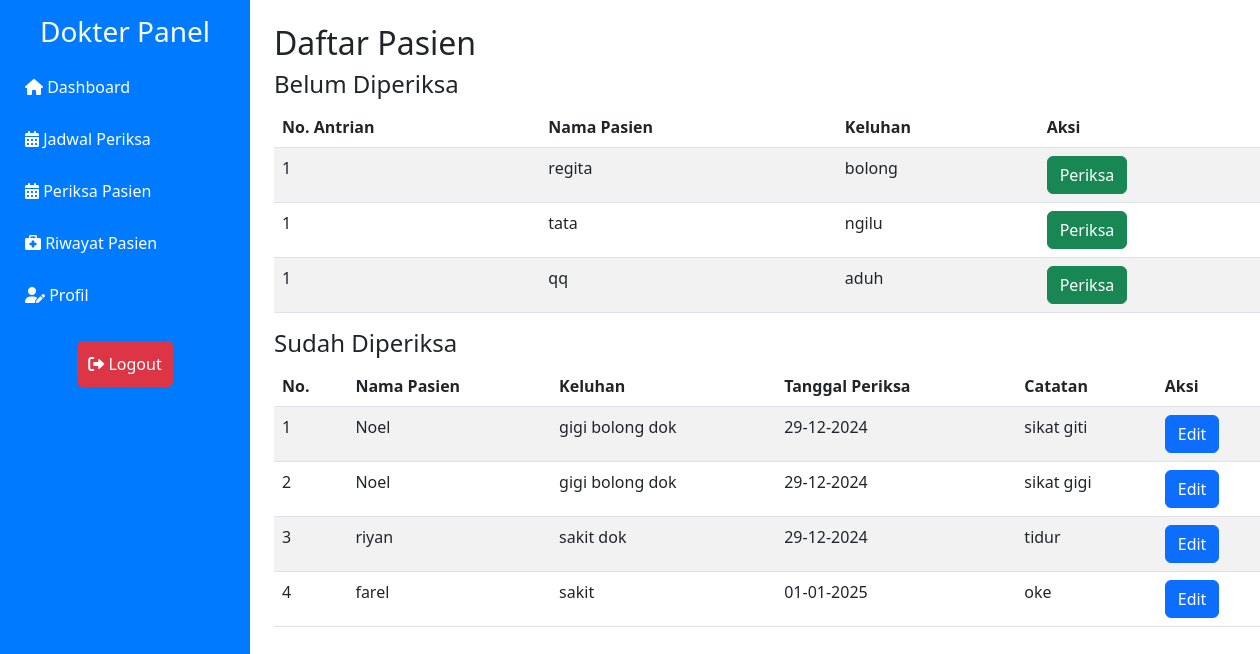
The app's page /dokter/memeriksa.php (signed in) with its own data.
### tables this page shows
CREATE TABLE `daftar_poli` (
  `id_daftar` int NOT NULL,
  `id_pasien` int DEFAULT NULL,
  `id_jadwal` int DEFAULT NULL,
  `keluhan` text NOT NULL,
  `no_antrian` int NOT NULL,
  `status` enum('belum','selesai') DEFAULT 'belum'
);

CREATE TABLE `pasien` (
  `id_pasien` int NOT NULL,
  `nama_pasien` varchar(255) NOT NULL,
  `alamat` text,
  `no_ktp` varchar(16) NOT NULL,
  `no_hp` varchar(15) NOT NULL,
  `no_rm` char(12) DEFAULT NULL
);

CREATE TABLE `periksa` (
  `id_periksa` int NOT NULL,
  `id_daftar` int DEFAULT NULL,
  `tgl_periksa` date NOT NULL,
  `catatan` text NOT NULL,
  `biaya_periksa` int DEFAULT NULL
);

### dokter/memeriksa.php (the view, shortened to what this page needs)
<?php
include('../includes/db.php');
$id_dokter = $_SESSION['user_id'];
$query_belum = "
    SELECT
        dp.id_daftar,
        p.nama_pasien,
        dp.keluhan,
        dp.no_antrian,
        jp.hari,
        jp.jam_mulai,
        jp.jam_selesai
    FROM Daftar_Poli dp
    INNER JOIN Pasien p ON dp.id_pasien = p.id_pasien
    INNER JOIN Jadwal_Periksa jp ON dp.id_jadwal = jp.id_jadwal
    WHERE jp.id_dokter = ? AND dp.status = 'belum'
    ORDER BY dp.no_antrian ASC";
$stmt_belum = $conn->prepare($query_belum);
$stmt_belum->bind_param('i', $id_dokter);
$stmt_belum->execute();
$result_belum = $stmt_belum->get_result();
$query_selesai = "
    SELECT
        dp.id_daftar,
        p.nama_pasien,
        dp.keluhan,
        dp.no_antrian,
        jp.hari,
        jp.jam_mulai,
        jp.jam_selesai,
        per.tgl_periksa,
        per.catatan
    FROM Daftar_Poli dp
    INNER JOIN Pasien p ON dp.id_pasien = p.id_pasien
    INNER JOIN Jadwal_Periksa jp ON dp.id_jadwal = jp.id_jadwal
    LEFT JOIN Periksa per ON dp.id_daftar = per.id_daftar
    WHERE jp.id_dokter = ? AND dp.status = 'selesai'
    ORDER BY dp.no_antrian ASC";
$stmt_selesai = $conn->prepare($query_selesai);
$stmt_selesai->bind_param('i', $id_dokter);
$stmt_selesai->execute();
$result_selesai = $stmt_selesai->get_result();
?>
<!DOCTYPE html>
<html lang="en">
<head>
    <link href="https://cdn.jsdelivr.net/npm/bootstrap@5.3.0-alpha3/dist/css/bootstrap.min.css" rel="stylesheet">
    <link rel="stylesheet" href="https://cdnjs.cloudflare.com/ajax/libs/font-awesome/6.0.0-beta3/css/all.min.css">
    <link href="../assets/style.css" rel="stylesheet">
</head>
<body>
    <div class="container-fluid">
        <div class="row">
            <div class="sidebar d-md-block" id="sidebar">
                <h3 class="text-center mb-3">Dokter Panel</h3>
                <a href="dokterdas.php" class="text-white mb-2"><i class="fas fa-home"></i> Dashboard</a>
                <a href="jadwal-periksa.php" class="text-white mb-2"><i class="fas fa-calendar-alt"></i> Jadwal Periksa</a>
                <a href="memeriksa.php" class="text-white mb-2"><i class="fas fa-calendar-alt"></i> Periksa Pasien</a>
                <a href="riwayat-pasien.php" class="text-white mb-2"><i class="fa-solid fa-briefcase-medical" style="color: #ffffff;"></i></i> Riwayat Pasien</a>
                <a href="editdok.php" class="text-white mb-2"><i class="fas fa-user-edit"></i> Profil</a>
                <div class="logout mt-auto">
                    <a href="../logout.php" class="text-white btn btn-danger mt-3 text-center"><i class="fas fa-sign-out-alt"></i> Logout</a>
                </div>
            </div>
            <div class="col-md-9 col-lg-10 content p-4" id="content">
                <h2>Daftar Pasien</h2>
                <h4>Belum Diperiksa</h4>
                <table class="table table-striped">
                    <thead>
                        <tr>
                            <th>No. Antrian</th>
                            <th>Nama Pasien</th>
                            <th>Keluhan</th>
                            <th>Aksi</th>
                        </tr>
                    </thead>
                    <tbody>
                        <?php while ($row = $result_belum->fetch_assoc()) { ?>
                            <tr>
                                <td><?= $row['no_antrian'] ?></td>
                                <td><?= $row['nama_pasien'] ?></td>
                                <td><?= $row['keluhan'] ?></td>
                                <td>
                                    <a href="periksa_pasien.php?id_daftar=<?= $row['id_daftar'] ?>" class="btn btn-success">Periksa</a>
                                </td>
                            </tr>
                        <?php } ?>
                    </tbody>
                </table>
                <h4>Sudah Diperiksa</h4>
                <table class="table table-striped">
                    <thead>
                        <tr>
                            <th>No.</th>
                            <th>Nama Pasien</th>
                            <th>Keluhan</th>
                            <th>Tanggal Periksa</th>
                            <th>Catatan</th>
                            <th>Aksi</th>
                        </tr>
                    </thead>
                    <tbody>
                    <?php
                    $no = 1;
        while ($row = $result_selesai->fetch_assoc()) { ?>
            <tr>
                <td><?= $no++ ?></td>
                                <td><?= $row['nama_pasien'] ?></td>
                                <td><?= $row['keluhan'] ?></td>
                                <td><?= $row['tgl_periksa'] ? date('d-m-Y', strtotime($row['tgl_periksa'])) : '-' ?></td>
                                <td><?= $row['catatan'] ?: '-' ?></td>
                                <td>
                                    <a href="edit_periksa.php?id_daftar=<?= $row['id_daftar'] ?>" class="btn btn-primary">Edit</a>
                                </td>
                            </tr>
                        <?php } ?>
                    </tbody>
                </table>
            </div>
        </div>
    </div>
</body>
</html>

### assets/style.css (style rules this page uses)
.sidebar { height: 100vh; background-color: #007bff; color: white; padding: 15px; position: fixed; top: 0; left: 0; width: 250px; z-index: 1000; display: flex; flex-direction: column; }
.sidebar a { color: white; text-decoration: none; margin-bottom: 10px; display: block; padding: 10px; border-radius: 5px; }
.logout { margin-top: auto; text-align: center; }
.logout a { color: white; padding: 10px; background-color: #dc3545; border-radius: 5px; display: inline-block; }
.content { margin-left: 250px; padding: 20px; transition: margin-left 0.3s ease-in-out; }

### records on screen
daftar_poli: no_antrian "1", id_pasien.nama_pasien "regita", keluhan "bolong"
daftar_poli: no_antrian "1", id_pasien.nama_pasien "tata", keluhan "ngilu"
daftar_poli: no_antrian "1", id_pasien.nama_pasien "qq", keluhan "aduh"
daftar_poli: id_pasien.nama_pasien "Noel", keluhan "gigi bolong dok", periksa.tgl_periksa "29-12-2024", periksa.catatan "sikat giti", periksa.catatan "sikat gigi"
daftar_poli: id_pasien.nama_pasien "riyan", keluhan "sakit dok", periksa.tgl_periksa "29-12-2024", periksa.catatan "tidur"
daftar_poli: id_pasien.nama_pasien "farel", keluhan "sakit", periksa.tgl_periksa "01-01-2025", periksa.catatan "oke"
